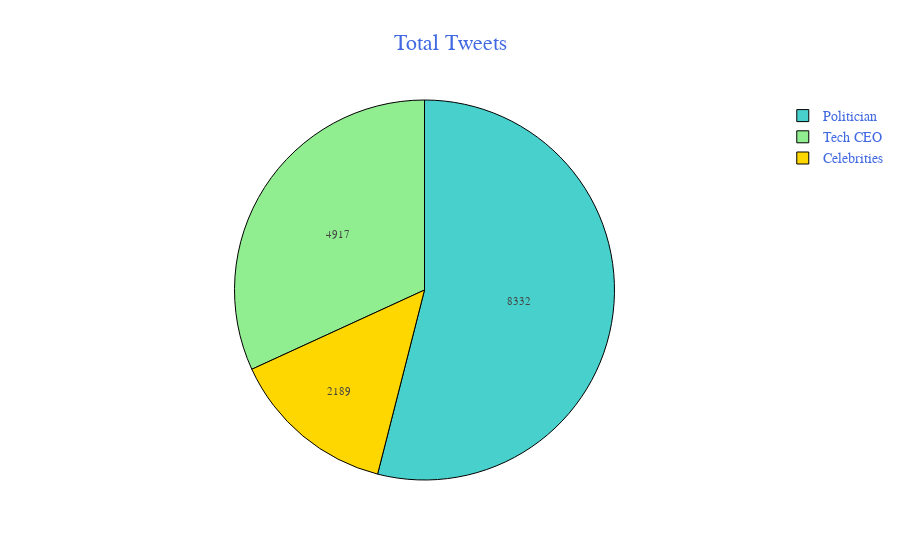

The notebook cell this image was saved under:
### Code cell
# Pie Chart - Total Tweets

cat_tweets = go.Figure(go.Pie(labels=tweets_agg['category'], values=tweets_agg['Total_Tweets']))

cat_tweets.update_traces(hoverinfo='label+percent+value',
                              hovertemplate='<extra></extra>'+
                              '%{label}<br>'+
                              '<br>Tweets: %{value:.0f}'+
                              '<br>%Total: %{percent}',
                              textinfo='text+value', textfont_size=11,
                              marker=dict(colors=['gold', 'mediumturquoise',  'lightgreen'], 
                                          line=dict(color='#000000', width=1))
                             )

cat_tweets.update_layout(title="Total Tweets", 
                              title_font_size = 22,
                              title_x = 0.5,
                              title_xanchor = 'center',
                              #legend_title="Category",
                              font=dict(family="Comic, monospace",
                                        size=14,
                                        color="RoyalBlue")
                             )

cat_tweets.show()

### Figure 1 — Plotly figure (JSON) as saved in the notebook; plotly's stock layout.template omitted (floating-point values rounded to 4 significant figures)
{"data": [{"hoverinfo": "label+percent+value", "hovertemplate": "<extra></extra>%{label}<br><br>Tweets: %{value:.0f}<br>%Total: %{percent}", "labels": ["Celebrities", "Politician", "Tech CEO"], "marker": {"colors": ["gold", "mediumturquoise", "lightgreen"], "line": {"color": "#000000", "width": 1}}, "textfont": {"size": 11}, "textinfo": "text+value", "type": "pie", "values": [2189, 8332, 4917]}], "layout": {"autosize": true, "font": {"color": "RoyalBlue", "family": "Comic, monospace", "size": 14}, "title": {"font": {"size": 22}, "text": "Total Tweets", "x": 0.5, "xanchor": "center"}}}
